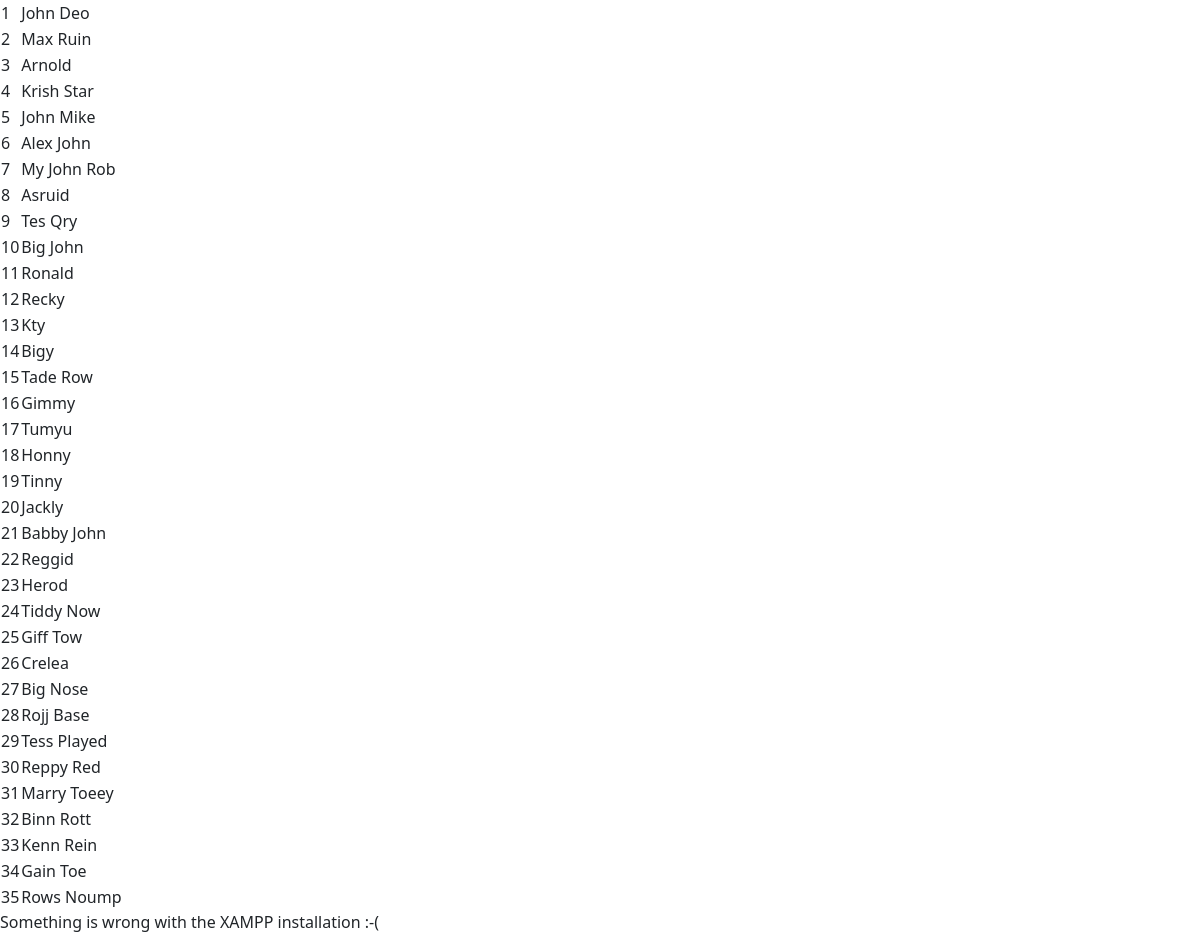
The page / on the database its author committed.
### tables this page shows
CREATE TABLE student(id integer primary key, 
                      name text, 
                      class text, 
                      mark integer, 
                      gender text 
                      );

### index.php (the view, shortened to what this page needs)
<!DOCTYPE html>
<html lang="en">
<head>
	<link href="css/bootstrap.min.css" rel="stylesheet">
</head>
<body>
</body>
</html>
<?php
	$my_conn = new SQLite3('my_db.db');
$sql="SELECT * FROM student ";
echo "<table>";
$results = $my_conn->query($sql);
while ($row = $results->fetchArray()) {
	echo "<tr ><td>$row[id]</td><td>$row[name]</td></tr>";
}
echo "</table>";
?>
Something is wrong with the XAMPP installation :-(

### rows shown on the page
student: id "1", name "John Deo"
student: id "2", name "Max Ruin"
student: id "3", name "Arnold"
student: id "4", name "Krish Star"
student: id "5", name "John Mike"
student: id "6", name "Alex John"
student: id "7", name "My John Rob"
student: id "8", name "Asruid"
student: id "9", name "Tes Qry"
student: id "10", name "Big John"
student: id "11", name "Ronald"
student: id "12", name "Recky"
student: id "13", name "Kty"
student: id "14", name "Bigy"
student: id "15", name "Tade Row"
student: id "16", name "Gimmy"
student: id "17", name "Tumyu"
student: id "18", name "Honny"
student: id "19", name "Tinny"
student: id "20", name "Jackly"
student: id "21", name "Babby John"
student: id "22", name "Reggid"
student: id "23", name "Herod"
student: id "24", name "Tiddy Now"
student: id "25", name "Giff Tow"
student: id "26", name "Crelea"
student: id "27", name "Big Nose"
student: id "28", name "Rojj Base"
student: id "29", name "Tess Played"
student: id "30", name "Reppy Red"
student: id "31", name "Marry Toeey"
student: id "32", name "Binn Rott"
student: id "33", name "Kenn Rein"
student: id "34", name "Gain Toe"
student: id "35", name "Rows Noump"
